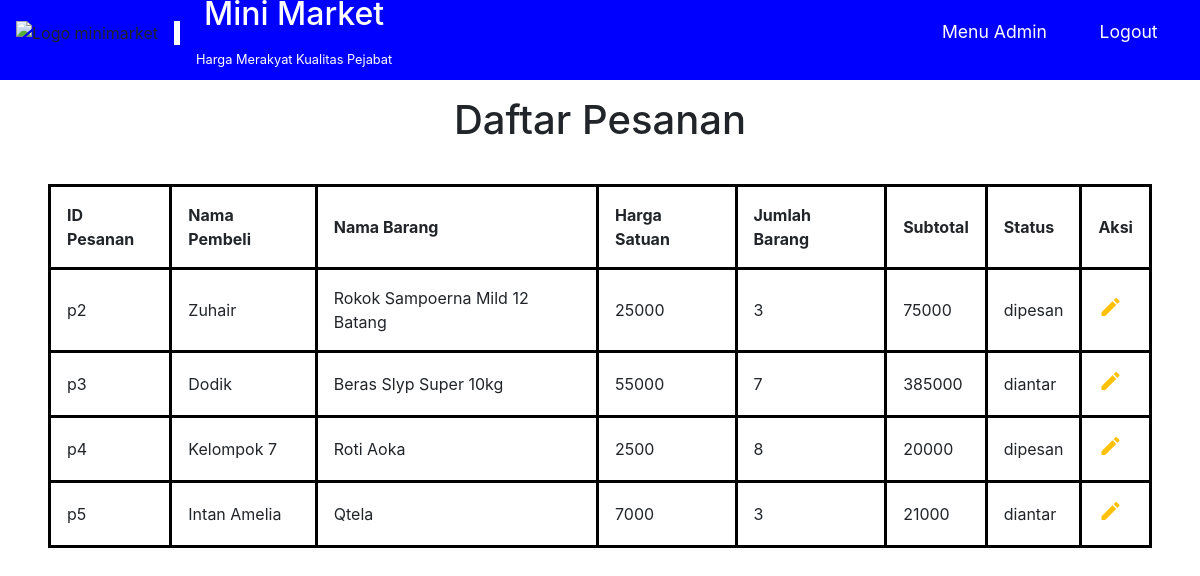
/php/daftarpesanan.php (signed in), run on the app's committed database.
### tables this page shows
CREATE TABLE `pesanan` (
  `IDPESANAN` varchar(5) NOT NULL,
  `USERID` varchar(5) DEFAULT NULL,
  `STATUS` varchar(20) DEFAULT NULL
);

CREATE TABLE `user` (
  `USERID` varchar(5) NOT NULL,
  `NAMA` varchar(20) DEFAULT NULL,
  `USERNAME` varchar(20) DEFAULT NULL,
  `PASSWORD` varchar(50) DEFAULT NULL,
  `level` varchar(5) NOT NULL
);

### php/daftarpesanan.php (the view, shortened to what this page needs)
<!DOCTYPE html>
<html lang="en">
<head>
    <link rel="stylesheet" href="../stylesheets/index.css">
    <link rel="stylesheet" href="../stylesheets/keranjang.css">
    <link rel="stylesheet" href="https://stackpath.bootstrapcdn.com/bootstrap/4.5.0/css/bootstrap.min.css">
    <link rel="stylesheet" href="https://maxcdn.bootstrapcdn.com/font-awesome/4.7.0/css/font-awesome.min.css">
</head>
<body>
    <header class="header">
        <navbar class="navbar">
            <div class="logo-container">
                <figure>
                    <img id="logo-icon" src="../assets/images/logo_minimarket.png" alt="Logo minimarket">
                </figure>
                <div class="logo-title">
                    <h1>Mini Market</h1>
                    <p>harga merakyat kualitas pejabat</p>
                </div>
            </div>
            <ul class="navbar-links">
                <li>
                    <a href="menuadmin.php">Menu Admin</a>
                </li>
                <li>
                    <a href="logout.php">Logout</a>
                </li>
            </ul>
        </navbar>
    </header>
    <main class="main">
        <h1>Daftar Pesanan</h1>
        <table class="chart-order">
            <thead>
                <tr>
                    <th>
                        ID Pesanan
                    </th>
                    <th>
                        Nama Pembeli
                    </th>
                    <th>
                        Nama Barang
                    </th>
                    <th>
                        Harga Satuan
                    </th>
                    <th>
                        Jumlah Barang
                    </th>
                    <th>
                        Subtotal
                    </th>
                    <th>
                        Status
                    </th>
                    <th>
                        Aksi
                    </th>
                </tr>
            </thead>
            <tbody>
            <?php
                include "koneksi.php";
                $query="SELECT pesanan.IDPESANAN, user.NAMA, product.NAMA_BARANG, product.HARGA, detail_pesanan.JUMLAH_BARANG, (product.HARGA*detail_pesanan.JUMLAH_BARANG) AS subtotal,pesanan.STATUS FROM user INNER JOIN pesanan USING(USERID) INNER JOIN detail_pesanan USING(IDPESANAN) INNER JOIN product USING(IDBARANG) WHERE pesanan.STATUS IN ('dipesan','diantar') GROUP BY pesanan.IDPESANAN;";
                $hasil = mysqli_query($koneksi,$query);
                if(mysqli_num_rows($hasil)>0){
                    while($data=mysqli_fetch_array($hasil)){
                        echo"
                        <tr>
                            <td>$data[IDPESANAN]</td>
                            <td>$data[NAMA]</td>
                            <td>$data[NAMA_BARANG]</td>
                            <td>$data[HARGA]</td>
                            <td>$data[JUMLAH_BARANG]</td>
                            <td>$data[subtotal]</td>
                            <td>$data[STATUS]</td>
                            <td>
                                <a href='#editModal' class='edit' id='tombolubah' data-toggle='modal' data-id='$data[IDPESANAN]' data-status='$data[STATUS]'><i class='material-icons' data-toggle='tooltip' title='Edit'>&#xE254;</i></a>
                            </td>
                        </tr>";
                    }
                }else{
                    echo"
                    <tr>
                        <td>KOSONG</td>
                    </tr>
                    ";
                }
            ?>
            </tbody>
        </table>
    </main>
</body>
</html>

### stylesheets/index.css (style rules this page uses)
:root { font-size: 16px; }
* { margin: 0; padding: 0%; box-sizing: border-box; }
a { text-decoration: none; }
li { list-style: none; }
body { font-family: Verdana, Geneva, Tahoma, sans-serif; }
.header { width: 100%; height: 5rem; background-color: blue; display: flex; align-items: center; justify-content: center; }
.navbar { display: flex; align-items: center; max-width: 1280px; width: 100%; justify-content: space-between; }
.logo-container { display: flex; align-items: center; justify-content: center; }
.logo-title { display: flex; flex-direction: column; justify-content: space-evenly; gap: .5em; margin-left: .5em; color: white; text-align: center; text-transform: capitalize; }
.logo-title h1 { font-size: 2rem; }
.logo-title p { font-size: .8rem; }
#logo-icon { height: 4rem; padding-right: 1em; margin-right: 0.5em; border-right: 0.4em solid white; }
.navbar-links { display: flex; align-items: center; justify-content: space-between; }
.navbar-links li a { color: white; margin: 0 1em; padding: 0 .5em; font-size: 1.1em; }
.main { padding: 1rem; max-width: 1280px; width: 100%; padding: 1rem; margin: 0 auto; display: flex; align-items: center; flex-direction: column; }
.main h1 { text-align: center; }

### stylesheets/keranjang.css (style rules this page uses)
.chart-order { margin: 2rem; }
.chart-order, .chart-order tr, .chart-order th, .chart-order td { border: 0.2rem solid black; border-collapse: collapse; padding: 1em; }

### php/daftarpesanan.php (style rules this page uses)
table td a.edit { color: #FFC107; }

### data on the page
pesanan: IDPESANAN "p2", USERID.NAMA "Zuhair", data "Rokok Sampoerna Mild 12 Batang", data "25000", data "3", data "75000", STATUS "dipesan"
pesanan: IDPESANAN "p3", USERID.NAMA "Dodik", data "Beras Slyp Super 10kg", data "55000", data "7", data "385000", STATUS "diantar"
pesanan: IDPESANAN "p4", USERID.NAMA "Kelompok 7", data "Roti Aoka", data "2500", data "8", data "20000", STATUS "dipesan"
pesanan: IDPESANAN "p5", USERID.NAMA "Intan Amelia", data "Qtela", data "7000", data "3", data "21000", STATUS "diantar"
